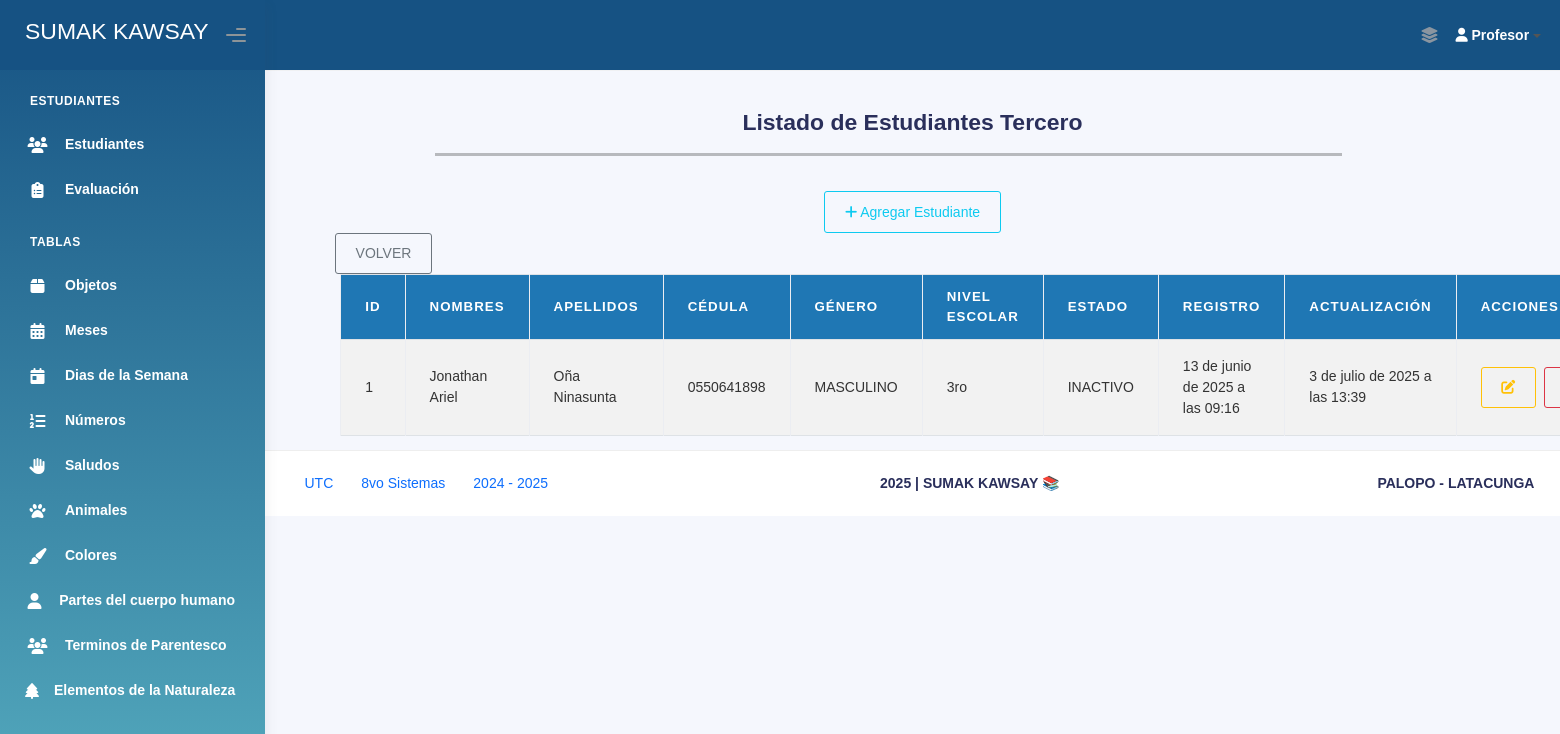
The page /estudiantes_tercero/ (signed in) on the database its author committed.
### Aplicaciones/Modulos/models.py (models this page shows, shortened)
class Estudiante_Tercero(models.Model):
    nombres_est_ter = models.CharField(max_length=100)
    apellidos_est_ter = models.CharField(max_length=100)
    cedula_est_ter = models.CharField(max_length=10, unique=True)
    genero_est_ter = models.CharField(max_length=20)
    nivel_escolar_est_ter = models.CharField(max_length=50)
    estado_est_ter = models.CharField(max_length=10)
    fecha_registro_est_ter = models.DateTimeField(auto_now_add=True)
    fecha_actualizacion_est_ter = models.DateTimeField(auto_now=True)

### Aplicaciones/Modulos/views.py (the view)
# urls.py: path('estudiantes_tercero/', views.lista_estudiantes_tercero, name='lista_estudiantes_tercero'),
def lista_estudiantes_tercero(request):
    if not request.session.get('profesor_id'):
        return redirect('login_profesor')
    estudiantes = Estudiante_Tercero.objects.all()
    return render(request, 'Administrador/Estudiantes/Tercero/lista_estudiantes_tercero.html', {'estudiantes': estudiantes})

### Aplicaciones/Modulos/templates/Administrador/Estudiantes/Tercero/lista_estudiantes_tercero.html (shortened to what this page needs)
{% extends 'plantillaAdmin.html' %}
{% block body %}
<br><br><br><br>
<div>
    <br>
    <div class="card-title text-center">
        <h3><b>Listado de Estudiantes Tercero</b></h3>
    </div>
</div>
<div style="width: 70%; margin-left: 170px;">
    <hr style="height: 3px; background-color: #000; border: none;">
</div>
<br>
<div class="text-center">
    <a href="{% url 'agregar_estudiante_tercero' %}" class="btn btn-outline-info">
        <i class="fas fa-plus"></i> Agregar Estudiante
    </a>
</div>
<div style="margin-left: 70px;">
    <a href="{% url 'seleccion_estudiantes' %}" class="btn btn-outline-secondary"> VOLVER</a>
</div>
<div class="container" style="width: 90%;">
    <table class="table table-bordered table-striped table-hover" id="tbl-Estudiantes">
        <thead>
            <tr>
                <th>ID</th>
                <th>Nombres</th>
                <th>Apellidos</th>
                <th>Cédula</th>
                <th>Género</th>
                <th>Nivel Escolar</th>
                <th>Estado</th>
                <th>Registro</th>
                <th>Actualización</th>
                <th>Acciones</th>
            </tr>
        </thead>
        <tbody>
            {% for est in estudiantes %}
                <tr>
                    <td>{{ est.id }}</td>
                    <td>{{ est.nombres_est_ter }}</td>
                    <td>{{ est.apellidos_est_ter }}</td>
                    <td>{{ est.cedula_est_ter }}</td>
                    <td>{{ est.genero_est_ter }}</td>
                    <td>{{ est.nivel_escolar_est_ter }}</td>
                    <td>{{ est.estado_est_ter }}</td>
                    <td>{{ est.fecha_registro_est_ter }}</td>
                    <td>{{ est.fecha_actualizacion_est_ter }}</td>
                    <td>
                        <div style="display: flex;">
                            <a href="{% url 'editar_estudiante_tercero' est.id %}" class="btn btn-outline-warning btn-circle" title="Editar Estudiante">
                                <i class="fas fa-edit"></i>
                            </a>
                            <a href="{% url 'eliminar_estudiante_tercero' est.id %}" class="btn btn-outline-danger" onclick="return confirm('¿Deseas eliminar este estudiante?')">
                            </a>
                        </div>
                    </td>
                </tr>
            {% empty %}
                <tr>
                    <td colspan="10" class="text-center">No hay estudiantes registrados.</td>
                </tr>
            {% endfor %}
        </tbody>
    </table>
</div>
{% endblock %}

### Aplicaciones/Modulos/templates/Administrador/Estudiantes/Tercero/lista_estudiantes_tercero.html (style rules this page uses)
#tbl-Estudiantes { background-color: #a0ccf3; }
#tbl-Estudiantes th { background-color: #1f77b4; color: white; }
#tbl-Estudiantes td { color: #333; }

### rows shown on the page
Estudiante_Tercero: id "1", nombres_est_ter "Jonathan Ariel", apellidos_est_ter "Oña Ninasunta", cedula_est_ter "0550641898", genero_est_ter "MASCULINO", nivel_escolar_est_ter "3ro", estado_est_ter "INACTIVO", fecha_registro_est_ter "13 de junio de 2025 a las 09:16", fecha_actualizacion_est_ter "3 de julio de 2025 a las 13:39"
